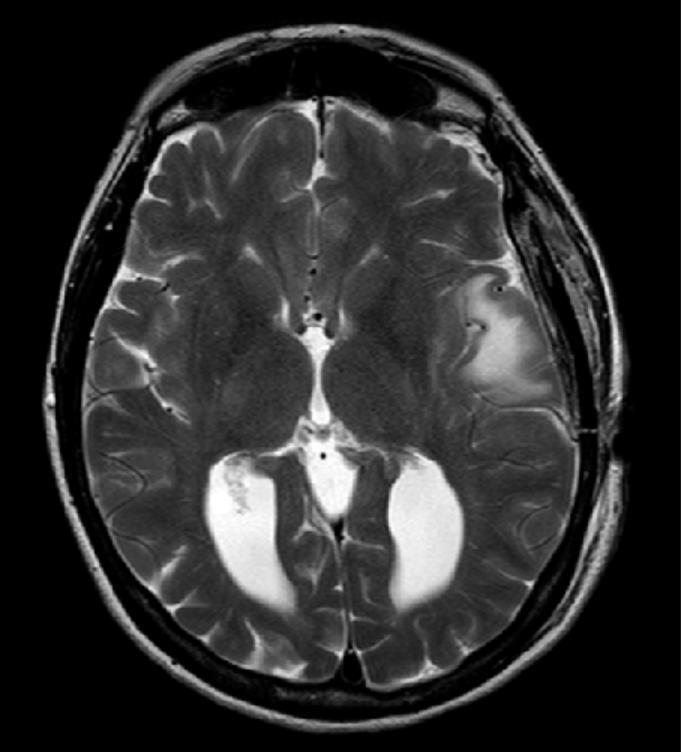
#> input picture code03/brain_slice.jpg, 681 x 752 px
$ python task3_1.py
#> lines starting #> are read from the running program, lines starting #| are printed output that depends on the picture
import numpy as np
import matplotlib.pyplot as plt
import matplotlib.image as mpimg

from scipy import signal
from scipy import special

# Create a figure (window)
fig = plt.figure(figsize=(11, 5))

# load the image (already grayscale 2D)
img = mpimg.imread('brain_slice.jpg')
#> img is the input picture: shape (752, 681); min 0, max 255, mean 45.8

axs1 = fig.add_subplot(1, 4, 1)
axs1.set_title('Original')
axs1.imshow(img, cmap='gray')


###############################
# Task 1a
###############################
axs2 = fig.add_subplot(1, 4, 2)
axs2.set_title('Mean')

axs3 = fig.add_subplot(1, 4, 3)
axs3.set_title('Binomial')


def meanKernel(k):
	mask = np.full((k, k), 1/k)
	return mask


def binomialKernel(k):
	mask = np.zeros((k, k))
	for row in range(mask.shape[0]):
		for col in range(mask.shape[1]):
			mask[row, col] = special.binom(k - 1, row) * special.binom(k - 1, col)
	return 1/(np.power(4, k - 1)) * mask


# apply masks to original image
img_mean_filtered = signal.convolve2d(img, meanKernel(21))
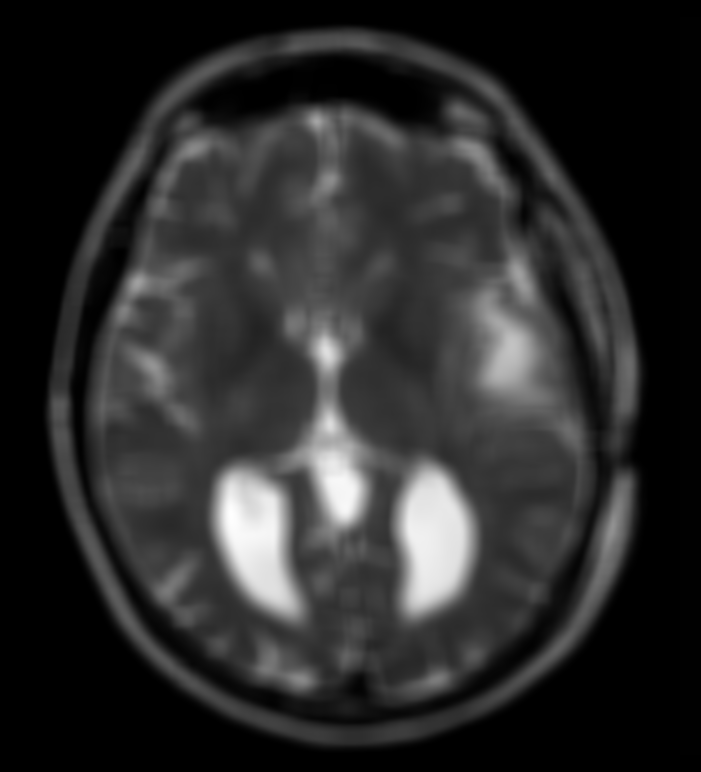
#> img_mean_filtered: shape (772, 701) float64; min 0, max 5307.7, mean 910.4; drawn with min black and max white
img_binomial_filtered = signal.convolve2d(img, binomialKernel(21))
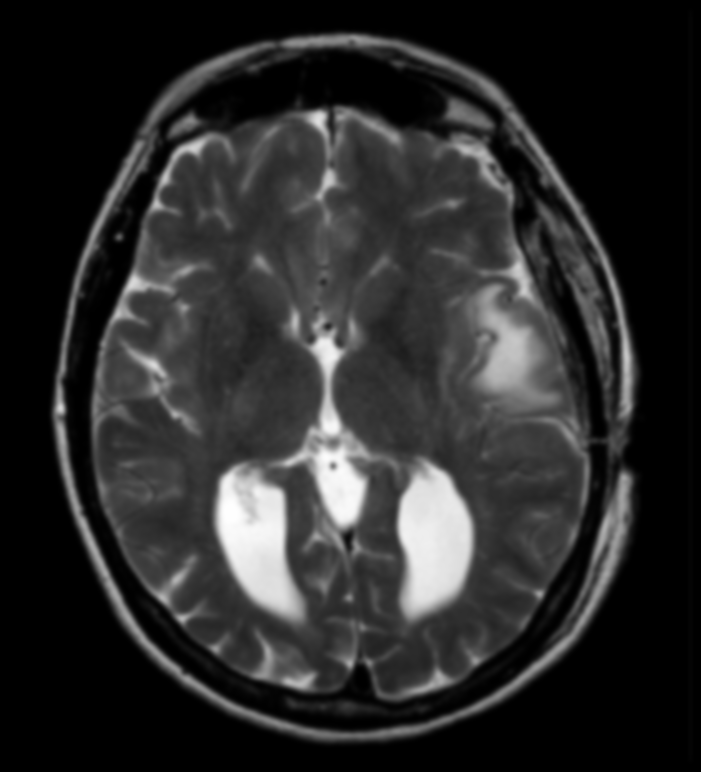
#> img_binomial_filtered: shape (772, 701) float64; min 0, max 255, mean 43.4

# plot filtered images
axs2.imshow(img_mean_filtered, cmap='gray')
axs3.imshow(img_binomial_filtered, cmap='gray')


###############################
# Task 1b
###############################
axs4 = fig.add_subplot(1, 4, 4)
axs4.set_title('Sigma')

sigma = 15
img_sigma_filtered = img_mean_filtered
for row in range(img.shape[0]):
	for col in range(img.shape[1]):
		abs_diff = abs(img_mean_filtered[row, col] - img[row, col])
		if abs_diff > sigma:
			img_sigma_filtered[row, col] = img[row, col]
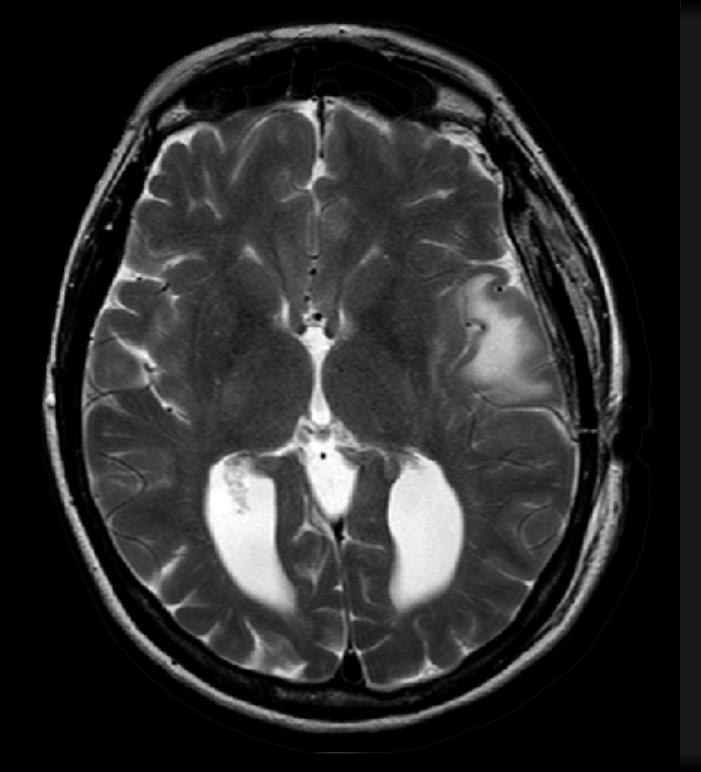
#> img_sigma_filtered: shape (772, 701) float64; min 0, max 255, mean 44.1

# plot the filtered image
axs4.imshow(img_sigma_filtered, cmap='gray')

# Always run this, to make sure everything is displayed.
plt.show()
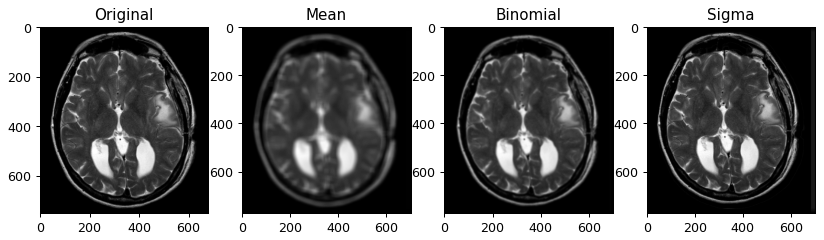
#> figure drawn by matplotlib, 4 panels
